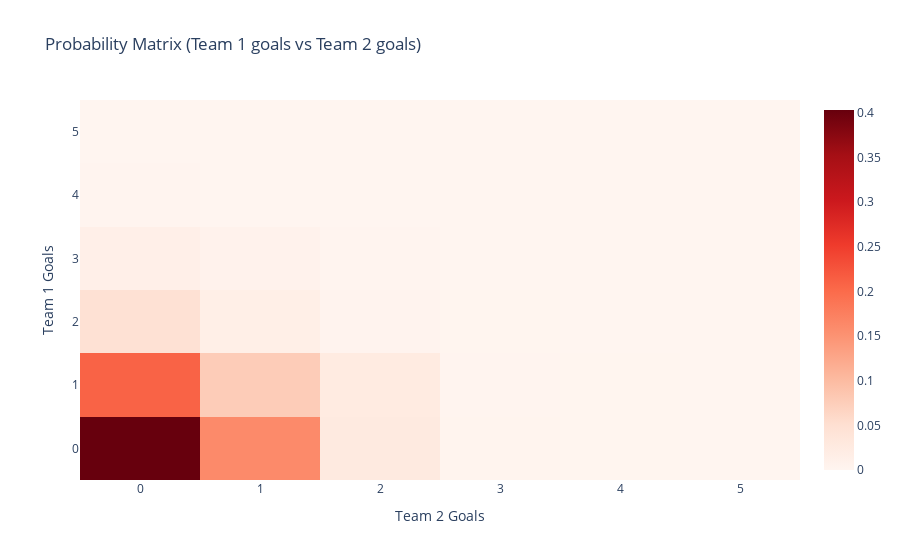
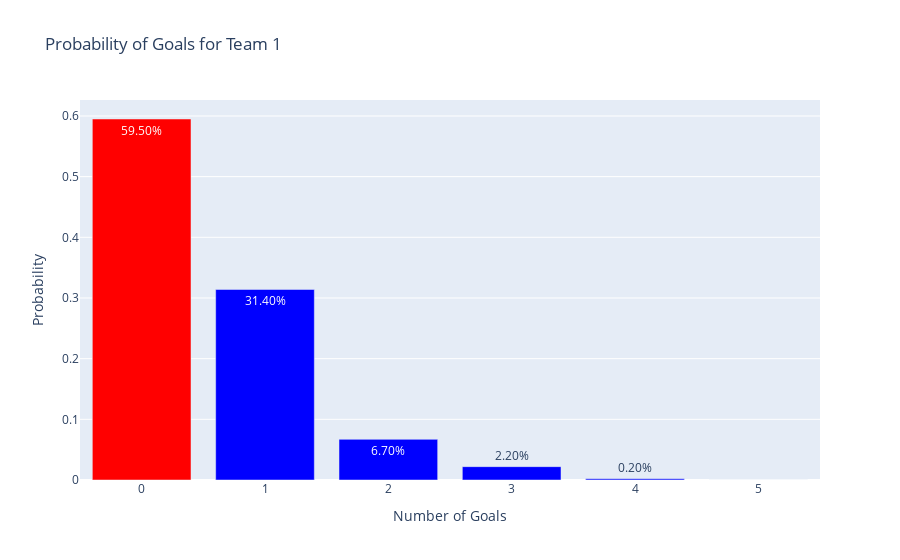
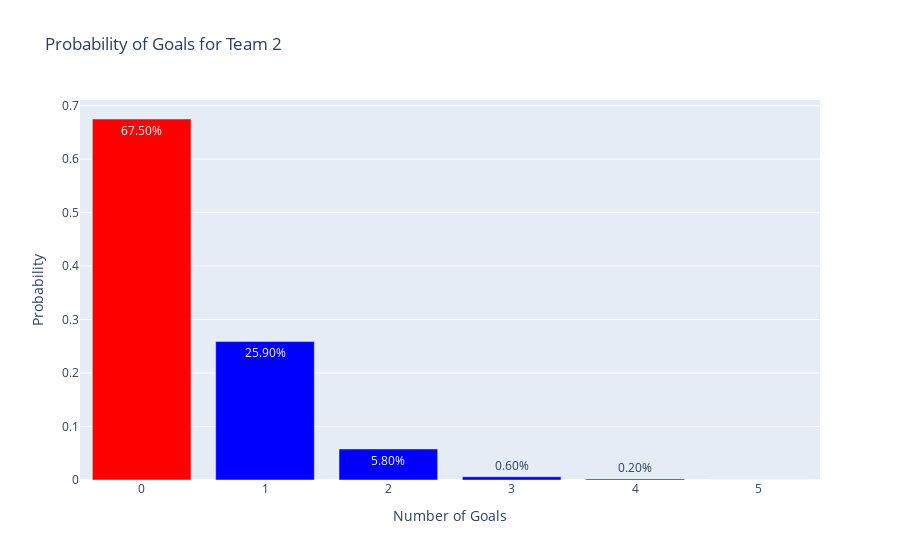

The notebook cell saved with these charts, in order:
### Code cell
import numpy as np
import plotly.graph_objects as go

def simulate_game(xg_team1, xg_team2, num_simulations=1000):
    max_goals = 5
    result_matrix = np.zeros((max_goals + 1, max_goals + 1))

    for _ in range(num_simulations):
        # Simulate goals for team 1
        goals_team1 = np.random.poisson(xg_team1)
        goals_team1 = min(goals_team1, max_goals)

        # Simulate goals for team 2
        goals_team2 = np.random.poisson(xg_team2)
        goals_team2 = min(goals_team2, max_goals)

        # Increment the corresponding cell in the result matrix
        result_matrix[goals_team1, goals_team2] += 1

    # Convert counts to probabilities
    result_matrix /= num_simulations

    return result_matrix

def plot_heatmap(matrix):
    # Create text labels for the heatmap cells
    text = [[f'{prob:.2%}' for prob in row] for row in matrix]
    
    fig = go.Figure(data=go.Heatmap(
        z=matrix,
        x=[0, 1, 2, 3, 4, 5],
        y=[0, 1, 2, 3, 4, 5],
        colorscale='reds',
        text=text,
        hoverinfo='text'
    ))

    fig.update_layout(
        title='Probability Matrix (Team 1 goals vs Team 2 goals)',
        xaxis_title='Team 2 Goals',
        yaxis_title='Team 1 Goals'
    )

    fig.show()

def plot_bar_chart(probabilities, team_name):
    max_goals = 5
    goals = list(range(max_goals + 1))
    max_prob_index = np.argmax(probabilities)

    colors = ['blue'] * (max_goals + 1)
    colors[max_prob_index] = 'red'

    fig = go.Figure(data=[go.Bar(
        x=goals,
        y=probabilities,
        marker_color=colors,
        text=[f'{prob:.2%}' for prob in probabilities],
        textposition='auto'
    )])

    fig.update_layout(
        title=f'Probability of Goals for {team_name}',
        xaxis_title='Number of Goals',
        yaxis_title='Probability'
    )

    fig.show()

# Example usage with some expected goals (xG) for each shot
xg_team1_shots = [0.1, 0.2, 0.15, 0.05]  # Example xG values for Team 1
xg_team2_shots = [0.05, 0.1, 0.25]       # Example xG values for Team 2

# Sum the expected goals for each team
xg_team1_total = sum(xg_team1_shots)
xg_team2_total = sum(xg_team2_shots)

# Run the simulation
result_probabilities = simulate_game(xg_team1_total, xg_team2_total, num_simulations=1000)

# Print the 6x6 probability matrix
print("Probability matrix (Team 1 goals vs Team 2 goals):")
print(result_probabilities)

# Plot the heatmap
plot_heatmap(result_probabilities)

# Calculate marginal probabilities for each team
team1_probabilities = result_probabilities.sum(axis=1)
team2_probabilities = result_probabilities.sum(axis=0)

# Plot bar charts for each team
plot_bar_chart(team1_probabilities, 'Team 1')
plot_bar_chart(team2_probabilities, 'Team 2')

### Figure 1 — Plotly figure (JSON) as saved in the notebook; plotly's stock layout.template omitted (floating-point values rounded to 4 significant figures)
{"data": [{"colorscale": [[0, "rgb(255,245,240)"], [0.125, "rgb(254,224,210)"], [0.25, "rgb(252,187,161)"], [0.375, "rgb(252,146,114)"], [0.5, "rgb(251,106,74)"], [0.625, "rgb(239,59,44)"], [0.75, "rgb(203,24,29)"], [0.875, "rgb(165,15,21)"], [1, "rgb(103,0,13)"]], "hoverinfo": "text", "text": [["40.30%", "16.10%", "2.70%", "0.30%", "0.10%", "0.00%"], ["20.90%", "7.70%", "2.50%", "0.20%", "0.10%", "0.00%"], ["4.70%", "1.50%", "0.40%", "0.10%", "0.00%", "0.00%"], ["1.40%", "0.60%", "0.20%", "0.00%", "0.00%", "0.00%"], ["0.20%", "0.00%", "0.00%", "0.00%", "0.00%", "0.00%"], ["0.00%", "0.00%", "0.00%", "0.00%", "0.00%", "0.00%"]], "type": "heatmap", "x": [0, 1, 2, 3, 4, 5], "y": [0, 1, 2, 3, 4, 5], "z": [[0.403, 0.161, 0.027, 0.003, 0.001, 0], [0.209, 0.077, 0.025, 0.002, 0.001, 0], [0.047, 0.015, 0.004, 0.001, 0, 0], [0.014, 0.006, 0.002, 0, 0, 0], [0.002, 0, 0, 0, 0, 0], [0, 0, 0, 0, 0, 0]]}], "layout": {"title": {"text": "Probability Matrix (Team 1 goals vs Team 2 goals)"}, "xaxis": {"title": {"text": "Team 2 Goals"}}, "yaxis": {"title": {"text": "Team 1 Goals"}}}}

### Figure 2 — Plotly figure (JSON) as saved in the notebook; plotly's stock layout.template omitted (floating-point values rounded to 4 significant figures)
{"data": [{"marker": {"color": ["red", "blue", "blue", "blue", "blue", "blue"]}, "text": ["59.50%", "31.40%", "6.70%", "2.20%", "0.20%", "0.00%"], "textposition": "auto", "type": "bar", "x": [0, 1, 2, 3, 4, 5], "y": [0.595, 0.314, 0.067, 0.022, 0.002, 0]}], "layout": {"title": {"text": "Probability of Goals for Team 1"}, "xaxis": {"title": {"text": "Number of Goals"}}, "yaxis": {"title": {"text": "Probability"}}}}

### Figure 3 — Plotly figure (JSON) as saved in the notebook; plotly's stock layout.template omitted (floating-point values rounded to 4 significant figures)
{"data": [{"marker": {"color": ["red", "blue", "blue", "blue", "blue", "blue"]}, "text": ["67.50%", "25.90%", "5.80%", "0.60%", "0.20%", "0.00%"], "textposition": "auto", "type": "bar", "x": [0, 1, 2, 3, 4, 5], "y": [0.675, 0.259, 0.058, 0.006, 0.002, 0]}], "layout": {"title": {"text": "Probability of Goals for Team 2"}, "xaxis": {"title": {"text": "Number of Goals"}}, "yaxis": {"title": {"text": "Probability"}}}}
